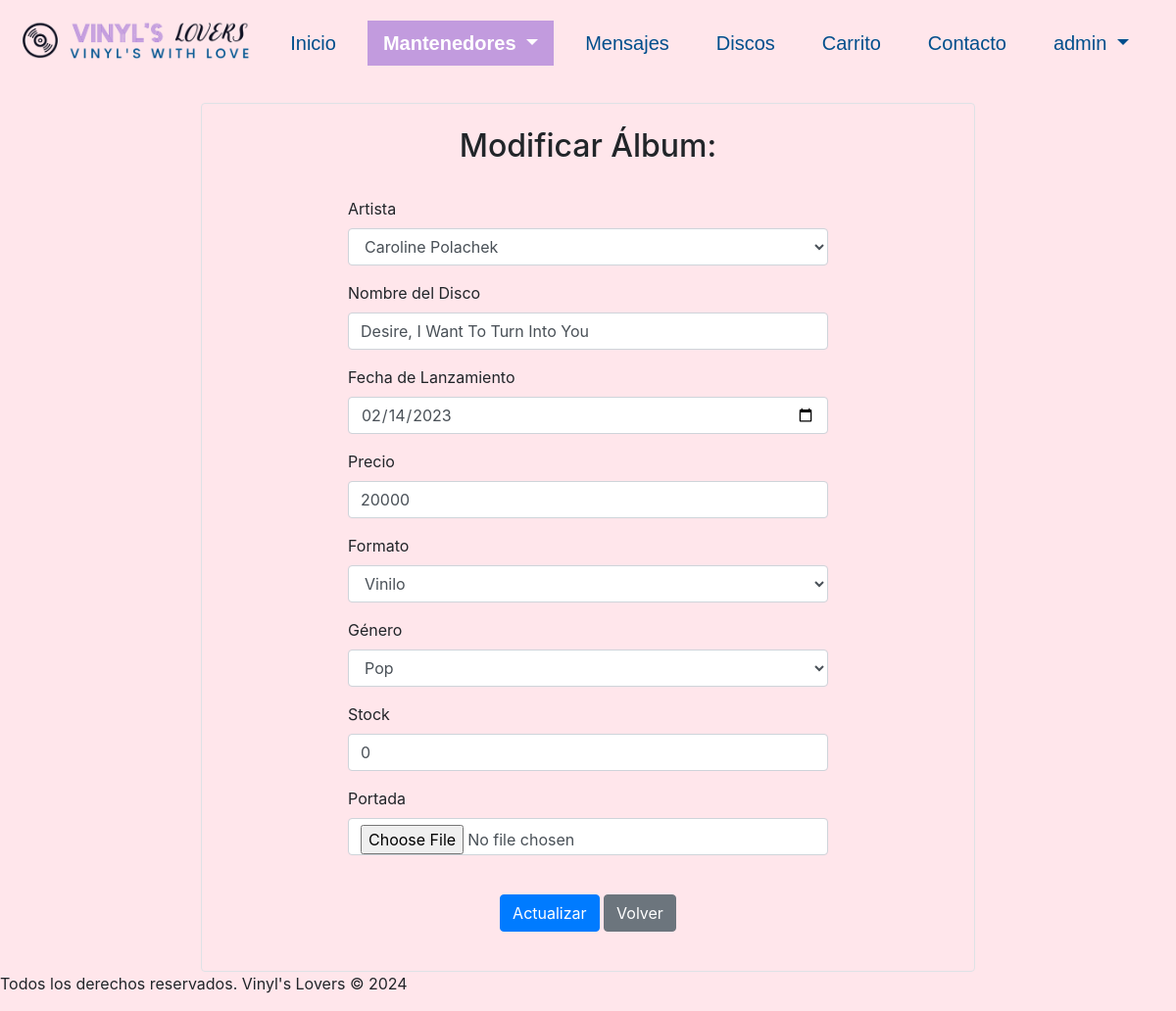
Page /accounts/albums_edit/1 (signed in) on the earlier database version.
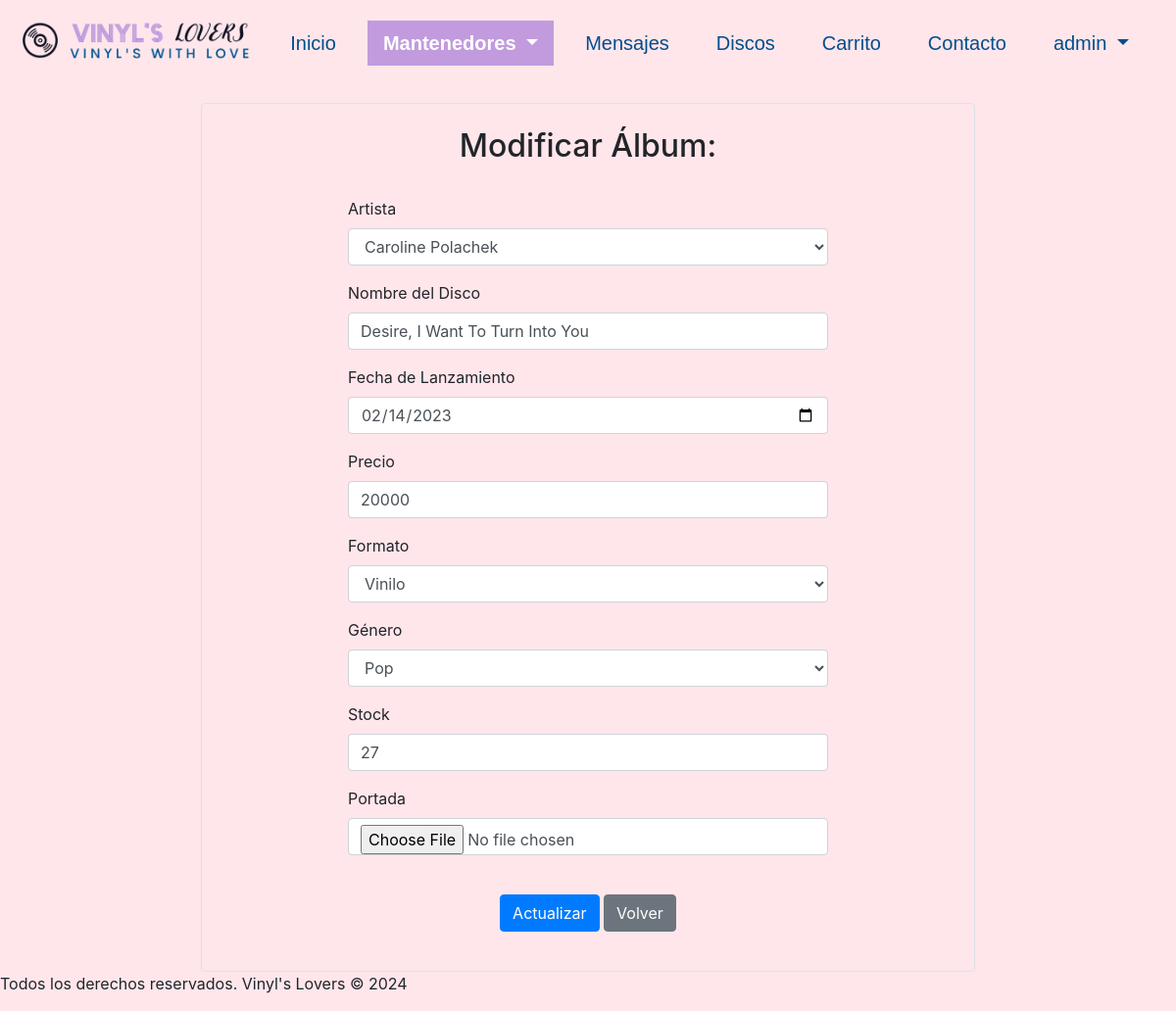
Same page on the later database version.
### discos/models.py (models this page shows, shortened)
class Album(models.Model):
    id_album = models.AutoField(db_column='idAlbum', primary_key=True)
    id_artista = models.ForeignKey('Artista',on_delete=models.CASCADE, db_column='idArtista')
    nombre_disco = models.CharField(max_length=100, null=False)
    fecha_lanzamiento = models.DateField(null=False, blank=False)
    precio = models.IntegerField(null=False, blank=False)
    id_formato = models.ForeignKey('Formato',on_delete=models.CASCADE, db_column='idFormato')
    id_genero = models.ForeignKey('Genero',on_delete=models.CASCADE, db_column='idGenero')
    portada = models.ImageField(upload_to="media/", default=None)
    stock = models.IntegerField(null=True, default=0)
    class Meta:
        unique_together = [['id_artista', 'nombre_disco', 'fecha_lanzamiento', 'precio', 'id_formato', 'id_genero']]

### discos/views.py (the view)
# urls.py: path('albums_edit/<int:pk>', views.albums_edit, name='albums_edit'),
@login_required
def albums_edit(request, pk):
    album = Album.objects.get(id_album=pk)
    if request.method == "POST":
        form = AlbumForm(request.POST, request.FILES, instance=album)
        if form.is_valid():
            form.save()
            mensaje = f"Los datos del álbum {album.nombre_disco} han sido actualizados exitosamente"
            return render(request, 'discos/albums_edit.html', {'album': album, 'mensaje': mensaje, 'form': form, 'clase': 'mantenedores'})
    else:
        form = AlbumForm(instance=album)
    return render(request, 'discos/albums_edit.html', {'album': album, 'form': form, 'clase': 'mantenedores'})

### discos/models.py (called while the page is built)
    def __str__(self):
        return str(self.formato)

    def __str__(self):
        return str(self.genero)

    def __str__(self):
        return str(self.nombre_artista)

### discos/templates/discos/albums_edit.html (shortened to what this page needs)
{% extends "discos/base.html" %}
{% load static %}
{% block content %}
{% if user.is_staff %}
  <br>
    <div class="row justify-content-center">
      <div class="col-lg-8 col-md-10 col-sm-12">
        <div id="formCrud" class="p-4 border rounded">
          <h2 class="text-center">Modificar Álbum:</h2>
          <br />
          <form action="" method="POST" class="form-horizontal" enctype="multipart/form-data">
            <div class="form-row justify-content-center">
              <div class="form-group col-md-8">
                <label for="{{ form.id_artista.id_for_label }}">{{ form.id_artista.label }}</label>
                {{ form.id_artista }} {{ form.id_artista.errors }}
              </div>
              <div class="form-group col-md-8">
                <label for="{{ form.nombre_disco.id_for_label }}">{{ form.nombre_disco.label }}</label>
                {{ form.nombre_disco }} {{ form.nombre_disco.errors }}
              </div>
              <div class="form-group col-md-8">
                <label for="{{ form.fecha_lanzamiento.id_for_label }}">{{ form.fecha_lanzamiento.label }}</label>
                {{ form.fecha_lanzamiento }} {{ form.fecha_lanzamiento.errors }}
              </div>
              <div class="form-group col-md-8">
                <label for="{{ form.precio.id_for_label }}">{{ form.precio.label }}</label>
                {{ form.precio }} {{ form.precio.errors }}
              </div>
              <div class="form-group col-md-8">
                <label for="{{ form.id_formato.id_for_label }}">{{ form.id_formato.label }}</label>
                {{ form.id_formato }} {{ form.id_formato.errors }}
              </div>
              <div class="form-group col-md-8">
                <label for="{{ form.id_genero.id_for_label }}">{{ form.id_genero.label }}</label>
                {{ form.id_genero }} {{ form.id_genero.errors }}
              </div>
              <div class="form-group col-md-8">
                <label for="{{ form.stock.id_for_label }}">{{ form.stock.label }}</label>
                {{ form.stock }} {{ form.stock.errors }}
              </div>
              <div class="form-group col-md-8">
                <label for="{{ form.portada.id_for_label }}">{{ form.portada.label }}</label>
                {{ form.portada }} {{ form.portada.errors }}
              </div>
            </div>
            <br />
            <div class="form-group text-center">
              <button type="submit" class="btn btn-primary" id="btnEnviarForm">
                Actualizar
              </button>
              <a
                href="{% url 'crud_albums' %}"
                class="btn btn-secondary"
                id="btnVolver"
                >Volver</a
              >
            </div>
          </form>
        </div>
      </div>
    </div>
{% else %}
  <div class="container-permisos">
    <h1>Error</h1>
    <p>No tienes permisos para ver esta página</p>
  </div>
{% endif %}
{% endblock %}

Differences in the rows shown:
changed Album "Desire, I Want To Turn Into You": stock "0" → "27"
